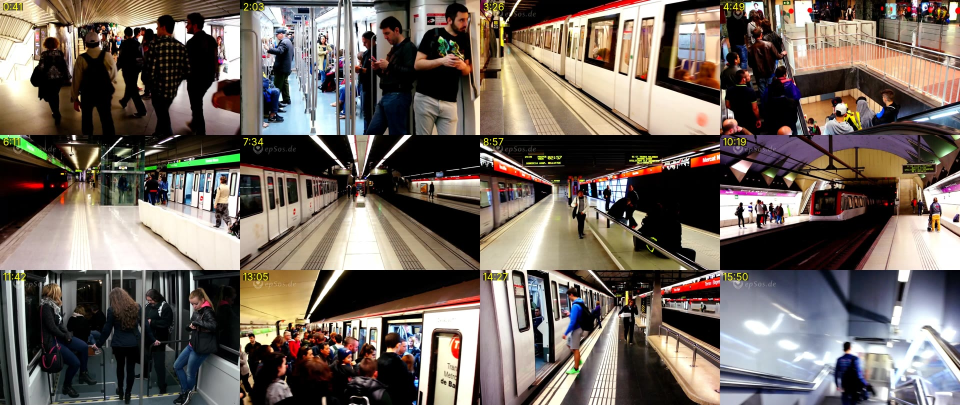
#> input picture data/audit/commons_frames/bcn_metro.jpg, 1920 x 810 px (shown at 1/2 size)
$ python -i qc.py   (imports and definitions only)
#> lines starting #> are read from the running program, lines starting #| are printed output that depends on the picture
#!/usr/bin/env python3
"""Automated quality checks for a rendered segment.

Checks that can be measured are measured here; checks that need eyes
(landmarks, geography, beauty) are listed in docs/QC_CHECKLIST.md and
supported by the contact sheet this script writes.

Usage: python3 pipeline/qc.py output/chicago_green_line_preview.mp4 [--sheet-every 2]
"""
import argparse
import json
import pathlib
import re
import subprocess
import sys

import cv2
import numpy as np


# [24 lines left out: functions probe, detect, not called in this run]


def motion(path, max_seconds=None):
    """Frame-to-frame global motion via sparse optical flow + partial affine.

    Returns per-frame dx, dy (px at 1080p scale) and rotation (deg).
    Jitter = what remains after removing a 1 s moving average, i.e. the
    shake a viewer feels as opposed to the steady flow of scenery.
    """
    cap = cv2.VideoCapture(str(path))
    fps = cap.get(cv2.CAP_PROP_FPS) or 30
    scale_to = 480
    prev, rows = None, []
    limit = int(max_seconds * fps) if max_seconds else None
    while True:
        ok, frame = cap.read()
#> frame is the input picture: shape (810, 1920, 3); mean B, G, R 93.1, 101.3, 111.8
        if not ok or (limit and len(rows) >= limit):
            break
        h, w = frame.shape[:2]
#> h = 810; w = 1920
        k = scale_to / h
#> k = 0.593
        g = cv2.cvtColor(cv2.resize(frame, (int(w * k), scale_to), interpolation=cv2.INTER_AREA),
                         cv2.COLOR_BGR2GRAY)
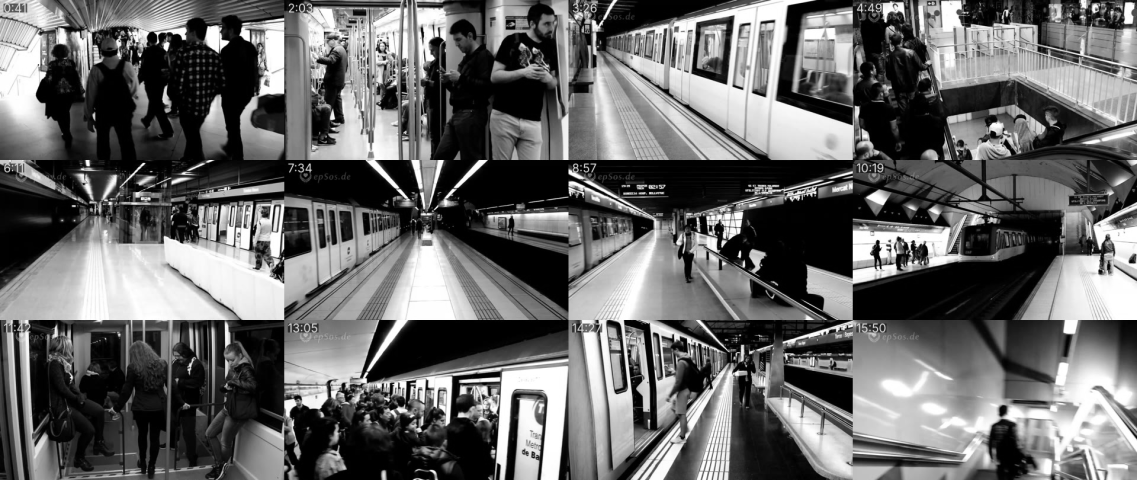
#> g: shape (480, 1137); min 0, max 255, mean 103.5
        if prev is not None:
            p0 = cv2.goodFeaturesToTrack(prev, 400, 0.01, 8)
            dx = dy = rot = 0.0
            if p0 is not None and len(p0) >= 12:
                p1, stt, _ = cv2.calcOpticalFlowPyrLK(prev, g, p0, None)
                good = stt.ravel() == 1
                if good.sum() >= 12:
                    m, _ = cv2.estimateAffinePartial2D(p0[good], p1[good], method=cv2.RANSAC)
                    if m is not None:
                        dx, dy = m[0, 2] / k * 1080 / h, m[1, 2] / k * 1080 / h
                        rot = float(np.degrees(np.arctan2(m[1, 0], m[0, 0])))
            rows.append((dx, dy, rot))
        prev = g
    cap.release()
    a = np.array(rows) if rows else np.zeros((1, 3))
    win = max(3, int(fps) | 1)
    kern = np.ones(win) / win
    resid = a - np.stack([np.convolve(np.pad(a[:, i], win // 2, mode="edge"), kern, mode="valid")
                          for i in range(3)], axis=1)
    return {
        "frames_analysed": len(rows),
        "mean_flow_px_per_frame": [round(float(a[:, 0].mean()), 2), round(float(a[:, 1].mean()), 2)],
        "jitter_rms_px": [round(float(resid[:, 0].std()), 2), round(float(resid[:, 1].std()), 2)],
        "jitter_p99_px": round(float(np.percentile(np.hypot(resid[:, 0], resid[:, 1]), 99)), 2),
        "rotation_jitter_rms_deg": round(float(resid[:, 2].std()), 3),
        "max_frame_jump_px": round(float(np.abs(np.diff(a[:, :2], axis=0)).max()) if len(a) > 1 else 0, 2),
    }


# [49 lines left out: functions contact_sheet, main, not called in this run]


# [2 lines not run here, left out]

>>> result = motion('../data/audit/commons_frames/bcn_metro.jpg')

$ run again, on data/audit/commons_frames/chi_green.jpg
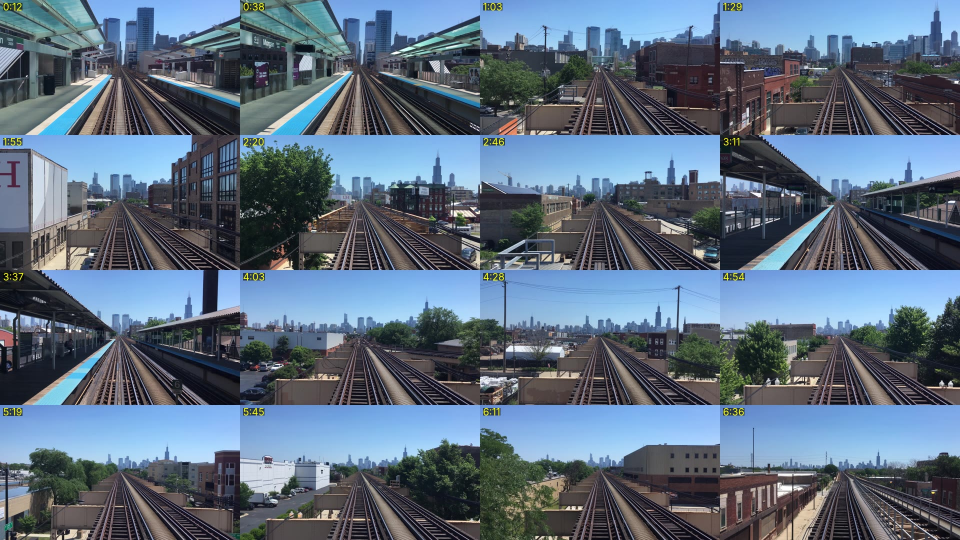
#> input picture data/audit/commons_frames/chi_green.jpg, 1920 x 1080 px (shown at 1/2 size)
#> in motion, frame is the input picture: shape (1080, 1920, 3); mean B, G, R 127.6, 109.2, 92.4
#> in motion, `g = cv2.cvtColor(cv2.resize(frame, (int(w * k), scale_to), interpolati..`:
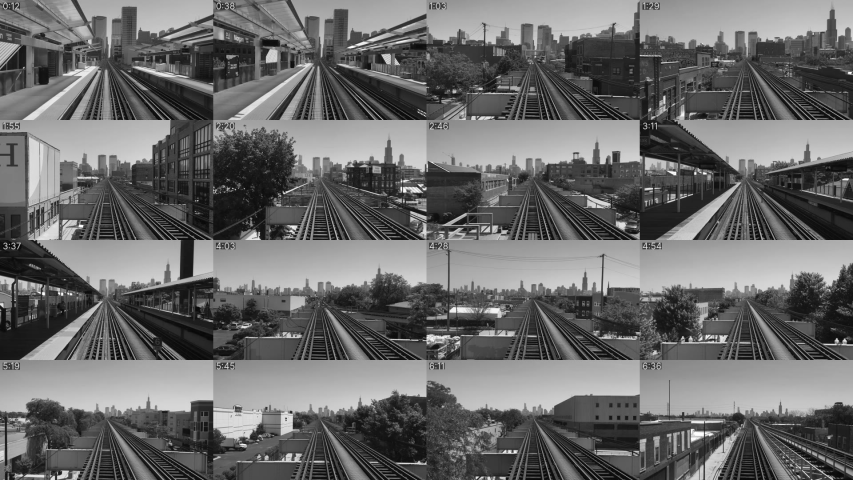
#> g: shape (480, 853); min 6, max 255, mean 106.3

$ run again, on data/audit/commons_frames/chi_green2.jpg
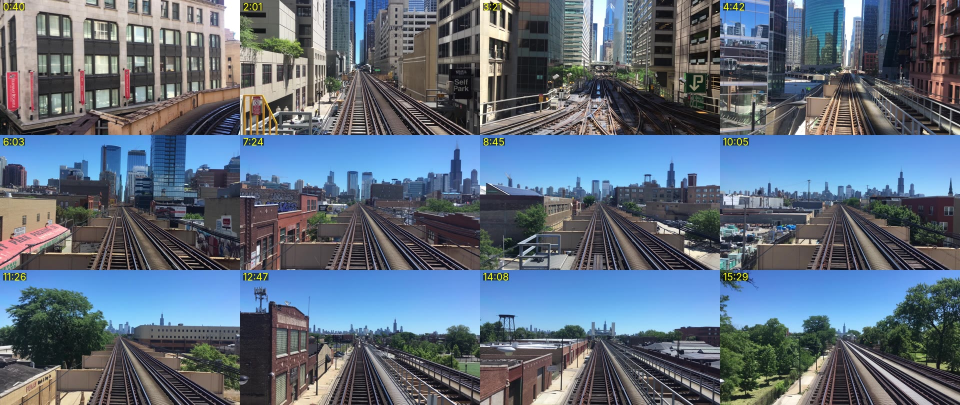
#> input picture data/audit/commons_frames/chi_green2.jpg, 1920 x 810 px (shown at 1/2 size)
#> in motion, frame is the input picture: shape (810, 1920, 3); mean B, G, R 124, 107.7, 93.9
#> in motion, `g = cv2.cvtColor(cv2.resize(frame, (int(w * k), scale_to), interpolati..`:
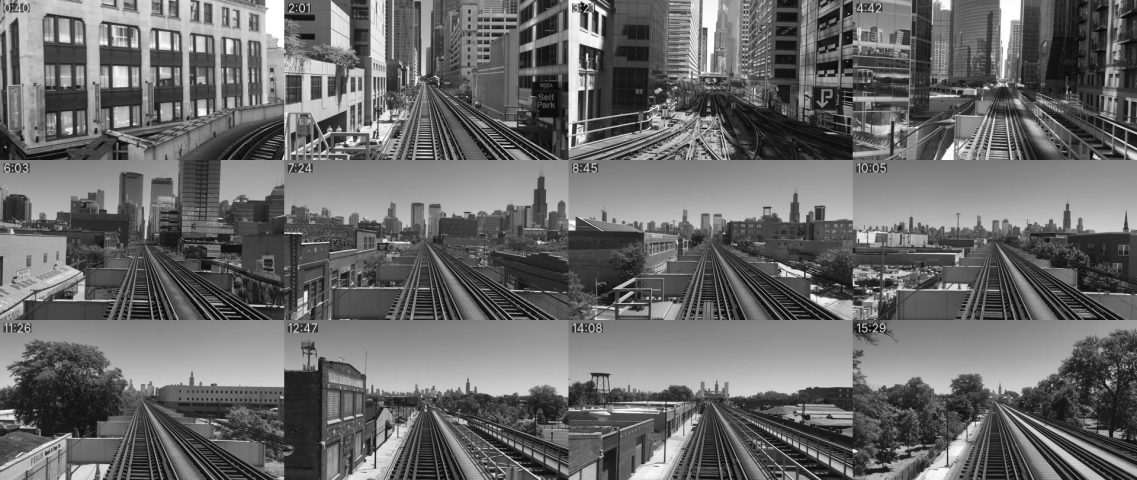
#> g: shape (480, 1137); min 7, max 255, mean 105.4

$ run again, on data/audit/commons_frames/chi_metra.jpg
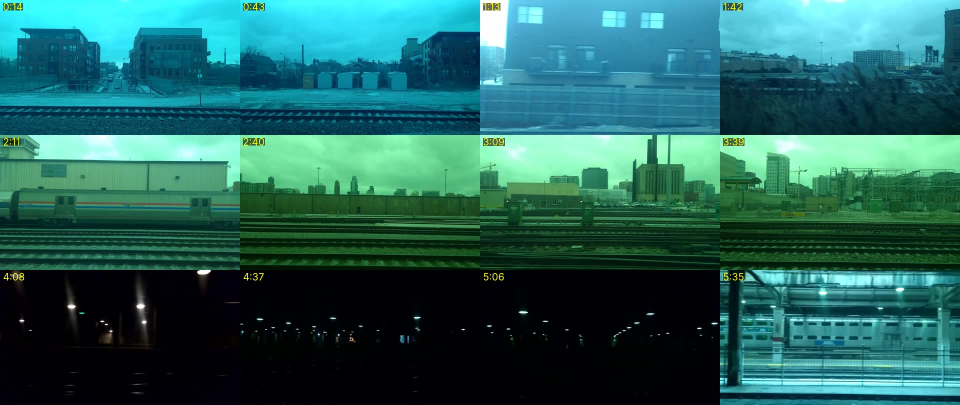
#> input picture data/audit/commons_frames/chi_metra.jpg, 1920 x 810 px (shown at 1/2 size)
#> in motion, frame is the input picture: shape (810, 1920, 3); mean B, G, R 94, 99.2, 38
#> in motion, `g = cv2.cvtColor(cv2.resize(frame, (int(w * k), scale_to), interpolati..`:
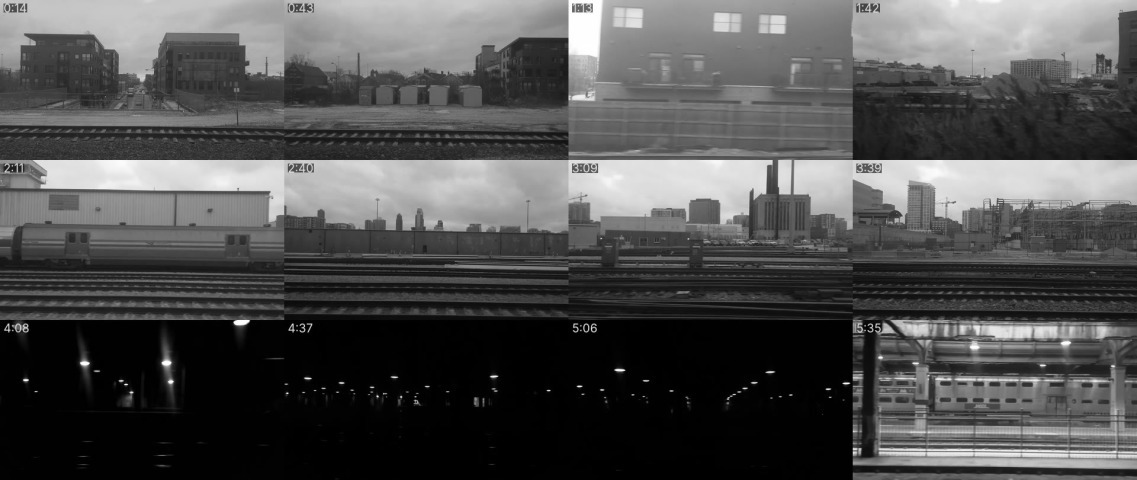
#> g: shape (480, 1137); min 0, max 255, mean 80.3
